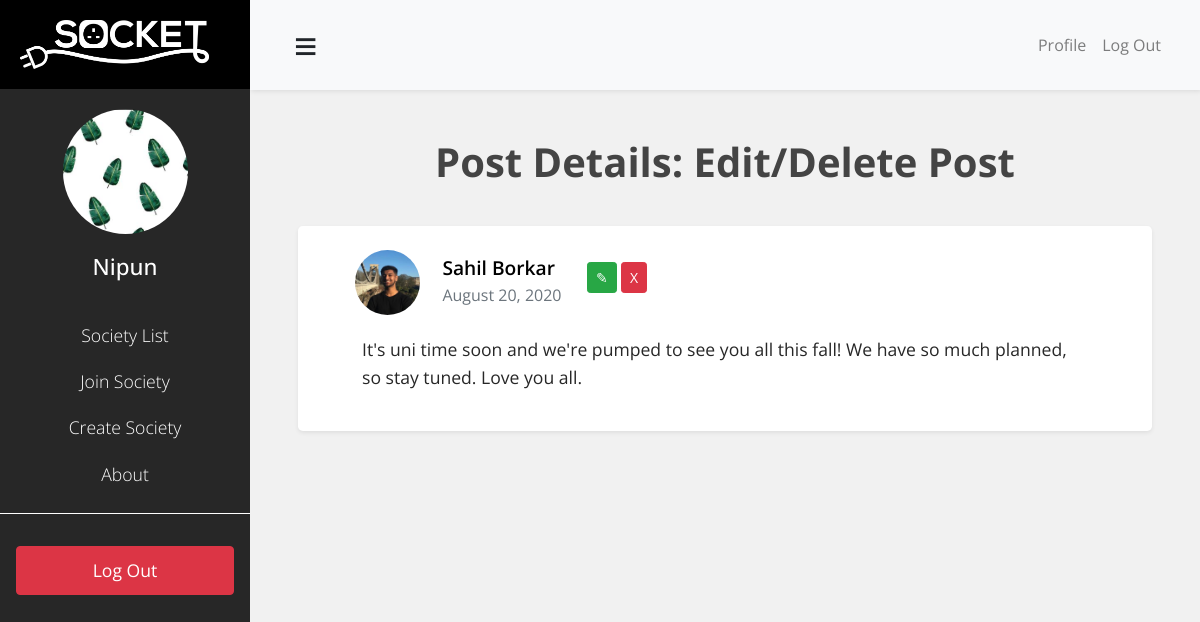
Page /society/921/post/24/ (signed in) on the committed database.
### users/models.py (models this page shows, shortened)
class Profile(models.Model):
    user = models.OneToOneField(User, on_delete=models.CASCADE)
    image = models.ImageField(default='default.jpg', upload_to='profile_pics')

### societies/models.py (models this page shows, shortened)
class SocPost(models.Model):
    title = models.CharField(max_length = 100)
    content = models.TextField()
    date_posted = models.DateTimeField(default=timezone.now)
    author = models.ForeignKey(User, on_delete=models.CASCADE)
    society = models.ForeignKey(Society, on_delete=models.CASCADE, related_name="posts")
    date_posted = models.DateTimeField(default=timezone.now)

### blog/views.py (the view)
# urls.py: path('society/<int:society_id>/post/<int:pk>/', PostDetailView.as_view(), name='post-detail'),
class PostDetailView(LoginRequiredMixin, DetailView):
    model = SocPost
    template_name = 'blog/socpost_detail.html'

### blog/templates/blog/socpost_detail.html
{% extends "blog/base.html" %}
{% block content %}
    <h1> Post Details: Edit/Delete Post</h1>
        <div class="my-3 px-5 pt-4 pb-2 bg-white shadow-sm rounded-lg">
            <div class="row">
                <div class="col-xs-1 pl-4">
                    <img class="rounded-circle post-image" src="{{ object.author.profile.image.url }}" />
                </div>
                <div class="col-xs-4 pt-1">
                    <a class="mr-2 post-author-name" href="#">{{ object.author.first_name }} {{ object.author.last_name }}</a>
                    <small class="text-muted post-time"><br>{{ object.date_posted|date:"F d, Y" }}</small>
                </div>
                <div class="col-xs-7 ml-4 pt-2">
                    <a class="btn btn-success btn-sm mt-1 mb-1" href="{% url 'post-update' society_id=object.society.id pk=object.id%}">&#9998;</a>
                    <a class="btn btn-danger btn-sm mt-1 mb-1" href="{% url 'post-delete' society_id=object.society.id pk=object.id%}">X</a>
                </div>
            </div>
            <div class="row">
                <div class="col-sm-12">
                    <p class="post-content">{{ object.content }}</p>
                </div>
            </div>
        </div>
{% endblock content %}

### blog/templates/blog/base.html (shortened to what this page needs)
{%load static%}
<!DOCTYPE html>
<html>
<head>
        <link rel="stylesheet" href="https://stackpath.bootstrapcdn.com/bootstrap/4.3.1/css/bootstrap.min.css">
        <link rel="stylesheet" type="text/css" href="{% static 'blog/main.css' %}">
        <link rel="stylesheet" href="https://cdnjs.cloudflare.com/ajax/libs/malihu-custom-scrollbar-plugin/3.1.5/jquery.mCustomScrollbar.min.css">
</head>
<body>
    <div class="wrapper">
        <nav id="sidebar">
            <div class="sidebar-header">
                <a href="/">
                    <img src="{%static 'blog/logo.png'%}">
                </a>
            </div>
            <ul class="list-unstyled components text-center" >
                {% if user.is_authenticated %}
                <div class="text-center sidebar-profile">
                    <a href="{% url 'profile' %}">
                        <img class="rounded-circle" src="{{ user.profile.image.url }}">
                        <h3>{{user.first_name}} {{user.last_name}}</h3>
                    </a>
                </div>
                {% endif %}
                {% url 'blog-soclist' as soclist %}
                {% url 'join-society' as joinsoc %}
                {% url 'society-register' as socregister %}
                <li {%if request.path == soclist%} class="active"{%endif%}>
                    <a href="{% url 'blog-soclist' %}" >Society List</a>
                </li>
                <li {%if request.path == joinsoc%} class="active"{%endif%}>
                    <a href="{% url 'join-society' %}">Join Society</a>
                </li>
                <li {%if request.path == socregister%} class="active"{%endif%}>
                    <a href="{% url 'society-register' %}">Create Society</a>
                </li>
                <li>
                    <a href="#">About</a>
                </li>
            </ul>
            <ul class="list-unstyled pt-3 auth-options">
                {% if user.is_authenticated %}
                    <li>
                        <a href="{% url 'logout'%}" class="download btn btn-danger m-3">Log Out</a>
                    </li>
                {% endif %}
            </ul>
        </nav>
        <div id="main-content">
            <nav class="navbar navbar-expand-lg navbar-light bg-light">
                <div class="container-fluid">
                    <button type="button" id="sidebarCollapse" class="btn btn-light">
                        <span style="font-size: 40px; padding=1px;">&#8801</span>
                    </button>
                    <div class="collapse navbar-collapse" id="navbarSupportedContent">
                        <ul class="nav navbar-nav ml-auto">
                            {% if user.is_authenticated %}
                            <li class="nav-item">
                                <a class="nav-link" href="{% url 'profile'%}">Profile</a>
                            </li>
                            <li class="nav-item">
                                <a class="nav-link" href="{% url 'logout'%}">Log Out</a>
                            </li>
                            {% endif %}
                        </ul>
                    </div>
                </div>
            </nav>
            <div class="mx-5 pt-4">
            {% block content %}{% endblock %}
            </div>
        </div>
    </div>
</body>
</html>

### blog/static/blog/main.css (style rules this page uses)
* { font-family:'Open Sans', sans-serif; }
body { color: #333333; background: #f1f1f1; }
h1, h2, h4, h5, h6 { color: #444444; padding: 1.5rem; text-align: center; font-family: 'Open Sans', sans-serif; font-weight: 700; }
h3 { color: #444444; padding: 1.5rem; text-align: center; }
p { padding:1rem; font-family: 'Open Sans', sans-serif; font-weight: 400; }
ul { margin: 0; }
.navbar { box-shadow: 1px 1px 5px rgba(0, 0, 0, 0.1); }
.post-content { padding-top:20px; font-size: 1.1em; line-height: 1.6em; color:#272727; }
.post-author-name { font-family:'Open Sans', sans-serif; font-weight:600; color:#000; font-size:1.2em; }
.post-author-name:link { text-decoration:none; }
.post-time { font-size:1em; }
.post-image { height: 65px; width: 65px; margin-right:1.4em; }
.wrapper { display: flex; width: 100%; }
#main-content { width: calc(100% - 250px); min-height: 100vh; transition: all 0.3s; position: absolute; top: 0; right: 0; }
#sidebar { width:250px; height: 100vh; position: fixed; z-index: 999; top: 0; left: 0; background-color: #272727; color: #fff; transition: all 0.3s; }
#sidebar .sidebar-header { padding: 20px; background: #000; color: #fff; }
.sidebar-header img { max-height: 100%; max-width: 90%; }
#sidebar .sidebar-profile { background: #272727; }
#sidebar ul.components .sidebar-profile a h3 { color:#fff; font-size:1.4em; padding-top:0; padding-bottom:1em; }
#sidebar ul.components .sidebar-profile a:link { text-decoration: none; }
#sidebar .sidebar-profile img { margin:20px 0px 20px 0px; height: 125px; width: 125px; }
#sidebar .components { background-color: #272727; }
#sidebar ul.components { padding: 0em 0em 1em 0em; border-bottom: 1px solid #fff; font-family: Open Sans, sans-serif; font-weight: 300; }
#sidebar ul li a { padding: 10px; font-size: 1.1em; display: block; color: #fff; text-decoration: none; }

### rows in the picture
SocPost: author.profile.image (picture), author.first_name "Sahil", author.last_name "Borkar", date_posted "August 20, 2020", content "It's uni time soon and we're pumped to see you all this fall! We have so much planned, so stay tuned. Love you all."

### other values in the picture
{{ user.first_name }} "Nipun"
